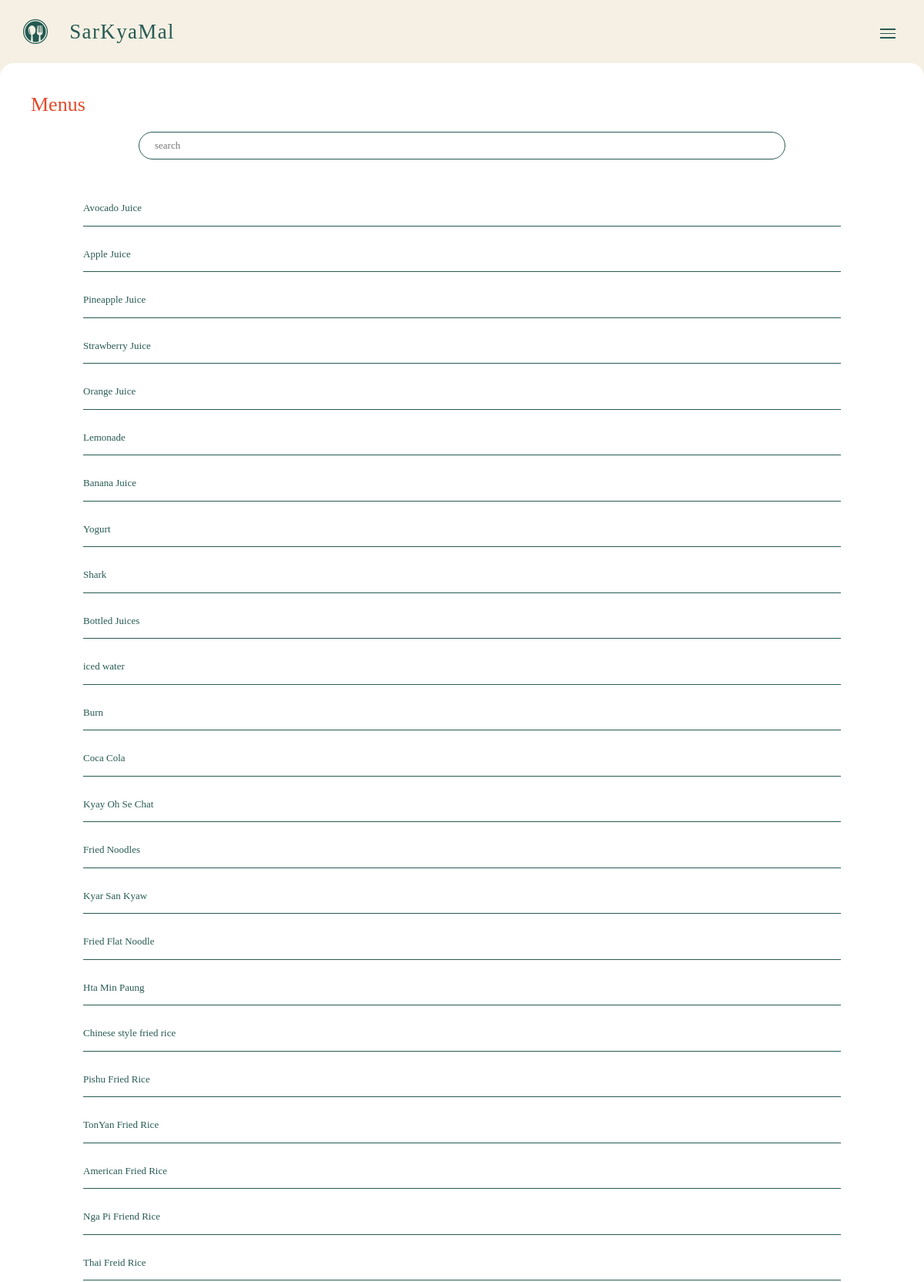
The app's page /sarkyamal/menus.php (upper part) with its own data.
### tables this page shows
CREATE TABLE `menus` (
  `menu_id` varchar(10) NOT NULL,
  `menu_name` varchar(100) NOT NULL,
  `menu_type` varchar(100) NOT NULL,
  `availability` int(11) NOT NULL,
  `photo` varchar(255) NOT NULL
);

### sarkyamal/menus.php (the view, shortened to what this page needs)
<?php
   include('config/connect.php');
   if(isset($_POST['keyword'])) {
      $keyword=$_POST['keyword'];
      $select=mysqli_query($conn, "SELECT * FROM menus WHERE menu_name LIKE '%$keyword%' ");
   } else {
      $select=mysqli_query($conn, "SELECT * FROM menus");
   }
   $count=mysqli_num_rows($select);
?>
<!DOCTYPE html>
<html lang="en">
<head>
</head>
<body>
   <?php
      include('nav.php');
      include('cart.php');
   ?>
   <section id="body">
      <div id="page-title">
         <h2>Menus</h2>
      </div>
      <div class="search-bar">
         <form name="search" action="menus.php" method="post">
            <input type="text" placeholder="search" name="keyword">
         </form>
      </div>
      <div class="content">
         <?php for ($i=0; $i < $count; $i++) : $data=mysqli_fetch_array($select); ?>
         <ul class="list">
            <li><a href="menu.php?mid=<?php echo $data['menu_id'];?>"><?php echo $data['menu_name'];?></a></li>
         </ul>
         <?php endfor; ?>
      </div>
   </section>
</body>
</html>

### sarkyamal/config/style.css (style rules this page uses)
body, html { padding: 0; margin: 0; overflow-x: hidden; max-width: 100%; font-family: 'Proxima Nova Regular'; font-size: 13px; background: #ffffff; color: #275A53; }
a { text-decoration: underline; color: #275A53; font-weight: bold; }
#body { position: absolute; top: 120px; width: 100%; margin-bottom: 30px; }
#page-title { margin: 0px 40px 20px; color: #e3492b; }
.content { width: 82%; margin: 20px auto; }
input { border: 1px solid #275A53; width: 260px; height: 36px; border-radius: 18px; display: block; margin-bottom: 20px; padding: 0px 20px; }
.search-bar { width: 100%; text-align: center; }
.search-bar form input[type=text] { display: inline-block; width: 70%; }
.list { list-style-type: none; padding: 13px 0; border-bottom: 1px solid #275A53; }
.list a { text-decoration: none; color: #275A53; font-weight: normal; }

### records on screen
menus: menu_name "Avocado Juice"
menus: menu_name "Apple Juice"
menus: menu_name "Pineapple Juice"
menus: menu_name "Strawberry Juice"
menus: menu_name "Orange Juice"
menus: menu_name "Lemonade"
menus: menu_name "Banana Juice"
menus: menu_name "Yogurt"
menus: menu_name "Shark"
menus: menu_name "Bottled Juices"
menus: menu_name "iced water"
menus: menu_name "Burn"
menus: menu_name "Coca Cola"
menus: menu_name "Kyay Oh Se Chat"
menus: menu_name "Fried Noodles"
menus: menu_name "Kyar San Kyaw"
menus: menu_name "Fried Flat Noodle"
menus: menu_name "Hta Min Paung"
menus: menu_name "Chinese style fried rice"
menus: menu_name "Pishu Fried Rice"
menus: menu_name "TonYan Fried Rice"
menus: menu_name "American Fried Rice"
menus: menu_name "Nga Pi Friend Rice"
menus: menu_name "Thai Freid Rice"
